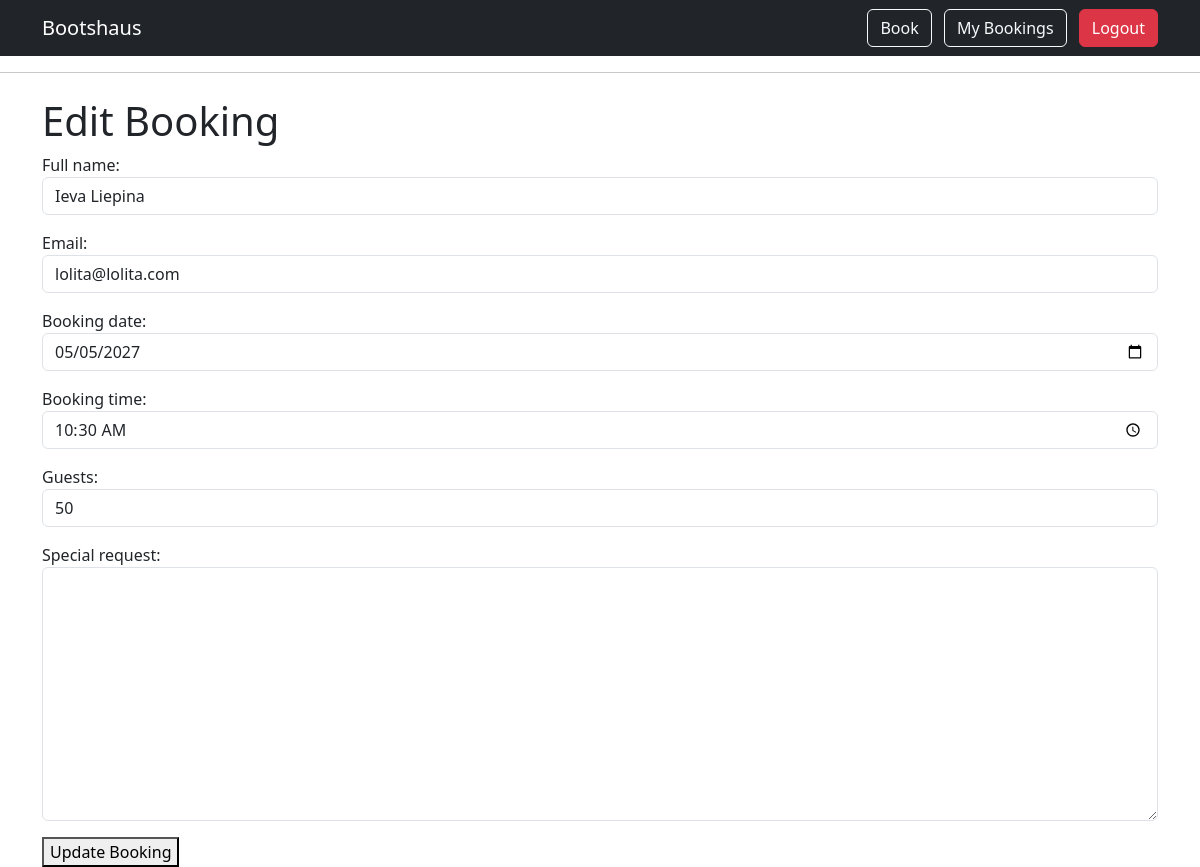
Before: /edit-booking/2/ (signed in) with the older database file.
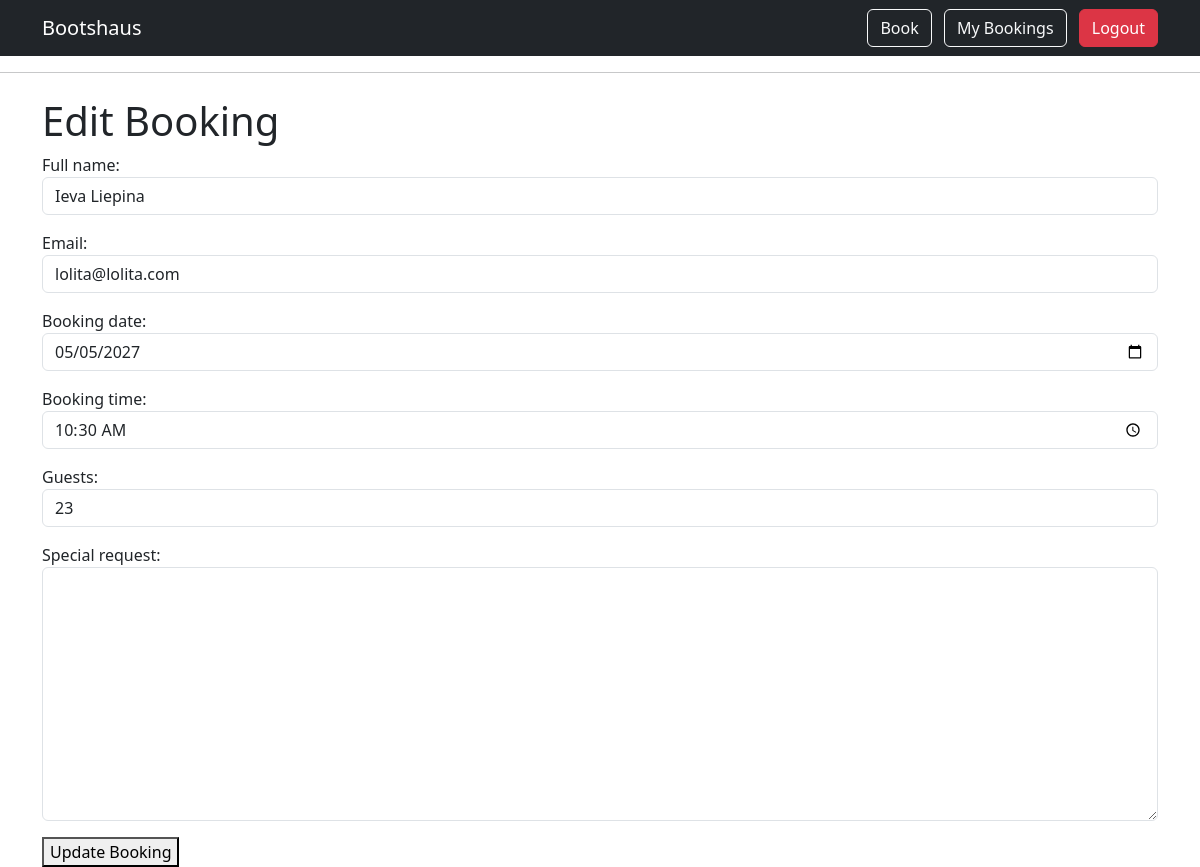
After: the same page with the newer database file.
### bookings/models.py (models this page shows, shortened)
class Booking(models.Model):
    STATUS_CHOICES = [
        ('pending', 'Pending'),
        ('confirmed', 'Confirmed'),
        ('cancelled', 'Cancelled'),
    ]
    user = models.ForeignKey(
        User,
        on_delete=models.CASCADE,
        related_name='bookings'
    )
    full_name = models.CharField(max_length=100)
    email = models.EmailField()
    booking_date = models.DateField()
    booking_time = models.TimeField()
    guests = models.PositiveIntegerField()
    special_request = models.TextField(blank=True)
    status = models.CharField(
        max_length=20,
        choices=STATUS_CHOICES,
        default='pending'
    )
    created_on = models.DateTimeField(auto_now_add=True)

### bookings/views.py (the view)
# urls.py: path('edit-booking/<int:booking_id>/', edit_booking, name='edit_booking'),
@login_required
def edit_booking(request, booking_id):
    booking = get_object_or_404(Booking, id=booking_id, user=request.user)
    if request.method == 'POST':
        form = BookingForm(request.POST, instance=booking)
        if form.is_valid():
            form.save()
            return redirect('my_bookings')
    else:
        form = BookingForm(instance=booking)
    return render(request, 'bookings/edit_booking.html', {'form': form})

### bookings/forms.py (shortened to what this page needs)
class BookingForm(forms.ModelForm):
    class Meta:
        model = Booking
        fields = [
            'full_name',
            'email',
            'booking_date',
            'booking_time',
            'guests',
            'special_request',
        ]
        widgets = {
            'full_name': forms.TextInput(
                attrs={'class': 'form-control'}
            ),
            'email': forms.EmailInput(
                attrs={'class': 'form-control'}
            ),
            'booking_date': forms.DateInput(
                attrs={'class': 'form-control', 'type': 'date'}
            ),
            'booking_time': forms.TimeInput(
                attrs={'class': 'form-control', 'type': 'time'}
            ),
            'guests': forms.NumberInput(
                attrs={'class': 'form-control'}
            ),
            'special_request': forms.Textarea(
                attrs={'class': 'form-control'}
            ),
        }

### bookings/templates/bookings/edit_booking.html (shortened to what this page needs)
{% extends 'bookings/base.html' %}
{% block content %}
    <h1>Edit Booking</h1>
    <form method="POST">
        {{ form.as_p }}
        <button type="submit">Update Booking</button>
    </form>
{% endblock %}

Changed rows visible on the page:
changed Booking "Ieva Liepina": guests "50" → "23"
